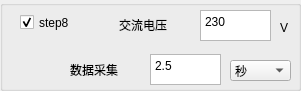
  <widget class="QGroupBox" name="groupBox_14">
   <property name="geometry">
    <rect>
     <x>290</x>
     <y>330</y>
     <width>301</width>
     <height>91</height>
    </rect>
   </property>
   <property name="title">
    <string/>
   </property>
   <widget class="QComboBox" name="comboBox_S8_TIME">
    <property name="geometry">
     <rect>
      <x>230</x>
      <y>60</y>
      <width>61</width>
      <height>21</height>
     </rect>
    </property>
    <item>
     <property name="text">
      <string>秒</string>
     </property>
    </item>
    <item>
     <property name="text">
      <string>毫秒</string>
     </property>
    </item>
    <item>
     <property name="text">
      <string>分钟</string>
     </property>
    </item>
   </widget>
   <widget class="QLabel" name="label_170">
    <property name="geometry">
     <rect>
      <x>119</x>
      <y>15</y>
      <width>71</width>
      <height>20</height>
     </rect>
    </property>
    <property name="text">
     <string>交流电压</string>
    </property>
   </widget>
   <widget class="QTextEdit" name="textEdit_S8_AC_VOLT">
    <property name="geometry">
     <rect>
      <x>200</x>
      <y>10</y>
      <width>71</width>
      <height>31</height>
     </rect>
    </property>
    <property name="html">
     <string>&lt;!DOCTYPE HTML PUBLIC &quot;-//W3C//DTD HTML 4.0//EN&quot; &quot;http://www.w3.org/TR/REC-html40/strict.dtd&quot;&gt;
&lt;html&gt;&lt;head&gt;&lt;meta name=&quot;qrichtext&quot; content=&quot;1&quot; /&gt;&lt;style type=&quot;text/css&quot;&gt;
p, li { white-space: pre-wrap; }
&lt;/style&gt;&lt;/head&gt;&lt;body style=&quot; font-family:'宋体'; font-size:10pt; font-weight:400; font-style:normal;&quot;&gt;
&lt;p style=&quot; margin-top:0px; margin-bottom:0px; margin-left:0px; margin-right:0px; -qt-block-indent:0; text-indent:0px;&quot;&gt;&lt;span style=&quot; font-family:'SimSun'; font-size:9pt;&quot;&gt;230&lt;/span&gt;&lt;/p&gt;&lt;/body&gt;&lt;/html&gt;</string>
    </property>
   </widget>
   <widget class="QTextEdit" name="textEdit_S8_TIME">
    <property name="geometry">
     <rect>
      <x>150</x>
      <y>54</y>
      <width>71</width>
      <height>31</height>
     </rect>
    </property>
    <property name="html">
     <string>&lt;!DOCTYPE HTML PUBLIC &quot;-//W3C//DTD HTML 4.0//EN&quot; &quot;http://www.w3.org/TR/REC-html40/strict.dtd&quot;&gt;
&lt;html&gt;&lt;head&gt;&lt;meta name=&quot;qrichtext&quot; content=&quot;1&quot; /&gt;&lt;style type=&quot;text/css&quot;&gt;
p, li { white-space: pre-wrap; }
&lt;/style&gt;&lt;/head&gt;&lt;body style=&quot; font-family:'宋体'; font-size:10pt; font-weight:400; font-style:normal;&quot;&gt;
&lt;p style=&quot; margin-top:0px; margin-bottom:0px; margin-left:0px; margin-right:0px; -qt-block-indent:0; text-indent:0px;&quot;&gt;&lt;span style=&quot; font-family:'SimSun'; font-size:9pt;&quot;&gt;2.5&lt;/span&gt;&lt;/p&gt;&lt;/body&gt;&lt;/html&gt;</string>
    </property>
   </widget>
   <widget class="QCheckBox" name="checkBox_S8">
    <property name="geometry">
     <rect>
      <x>20</x>
      <y>12</y>
      <width>81</width>
      <height>21</height>
     </rect>
    </property>
    <property name="text">
     <string>step8</string>
    </property>
    <property name="checked">
     <bool>true</bool>
    </property>
   </widget>
   <widget class="QLabel" name="label_174">
    <property name="geometry">
     <rect>
      <x>280</x>
      <y>20</y>
      <width>16</width>
      <height>16</height>
     </rect>
    </property>
    <property name="text">
     <string>V</string>
    </property>
   </widget>
   <widget class="QLabel" name="label_175">
    <property name="geometry">
     <rect>
      <x>70</x>
      <y>60</y>
      <width>71</width>
      <height>20</height>
     </rect>
    </property>
    <property name="text">
     <string>数据采集</string>
    </property>
   </widget>
  </widget>
